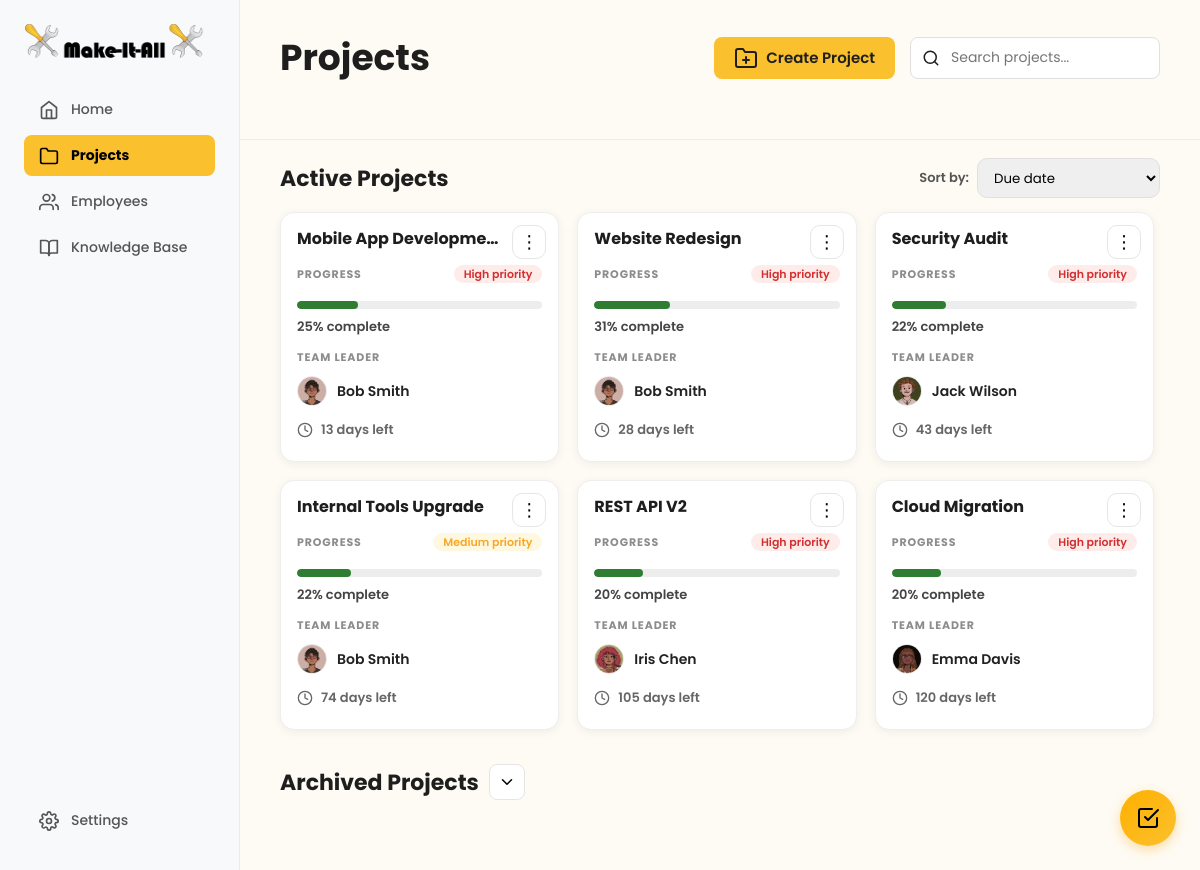
The page /user/project/projects-overview.php on the database its author committed.
### tables this page shows
CREATE TABLE projects (
    project_id INT AUTO_INCREMENT PRIMARY KEY,
    project_name VARCHAR(255) NOT NULL,
    description TEXT,
    created_by INT NOT NULL COMMENT 'Manager who created the project',
    team_leader_id INT NULL COMMENT 'Assigned team leader',
    start_date DATE NOT NULL,
    deadline DATE NOT NULL,
    estimated_completion_date DATE NULL COMMENT 'Calculated based on velocity',
    completed_date DATE NULL,
    status ENUM('planning', 'active', 'on_hold', 'completed', 'archived') DEFAULT 'active',
    priority ENUM('low', 'medium', 'high') DEFAULT 'medium',
    completion_percentage DECIMAL(5,2) DEFAULT 0.00,
    overdue_tasks_count INT DEFAULT 0,
    resource_level ENUM('sufficient', 'tight', 'under_resourced') DEFAULT 'sufficient',
    created_at TIMESTAMP DEFAULT CURRENT_TIMESTAMP,
    updated_at TIMESTAMP DEFAULT CURRENT_TIMESTAMP ON UPDATE CURRENT_TIMESTAMP,
    archived_at TIMESTAMP NULL,
    FOREIGN KEY (created_by) REFERENCES users(user_id) ON DELETE RESTRICT,
    FOREIGN KEY (team_leader_id) REFERENCES users(user_id) ON DELETE SET NULL,
    INDEX idx_status (status),
    INDEX idx_created_by (created_by),
    INDEX idx_team_leader (team_leader_id),
    INDEX idx_deadline (deadline),
    INDEX idx_priority (priority)
);

CREATE TABLE users (
    user_id INT AUTO_INCREMENT PRIMARY KEY,
    email VARCHAR(255) NOT NULL UNIQUE,
    password_hash VARCHAR(255) NULL COMMENT 'NULL for non-registered employees',
    is_registered BOOLEAN DEFAULT FALSE,
    first_name VARCHAR(100) NOT NULL,
    last_name VARCHAR(100) NOT NULL,
    profile_picture VARCHAR(255) DEFAULT '/default-avatar.png',
    role ENUM('manager', 'team_leader', 'team_member', 'technical_specialist') NOT NULL DEFAULT 'team_member',
    department VARCHAR(100),
    specialties TEXT COMMENT 'JSON array: ["Frontend", "React", "UX Design"]',
    manager_id INT NULL COMMENT 'Self-referencing FK - who manages this user',
    is_active BOOLEAN DEFAULT TRUE,
    last_login TIMESTAMP NULL,
    created_at TIMESTAMP DEFAULT CURRENT_TIMESTAMP,
    updated_at TIMESTAMP DEFAULT CURRENT_TIMESTAMP ON UPDATE CURRENT_TIMESTAMP,
    FOREIGN KEY (manager_id) REFERENCES users(user_id) ON DELETE SET NULL,
    INDEX idx_email (email),
    INDEX idx_role (role),
    INDEX idx_manager (manager_id),
    INDEX idx_is_registered (is_registered),
    INDEX idx_is_active (is_active)
);

### user/project/projects-overview.php (the view, shortened to what this page needs)
<?php
$database = new Database();
$db = $database->getConnection();
$isLoggedIn = isset($_SESSION['role'], $_SESSION['email'], $_SESSION['user_id']);
if (!$isLoggedIn) {
  $role = 'manager';
  $isManager = true;
  $currentUserId = 1;
} else {
  $role = $_SESSION['role'];
  $isManager = ($role === 'manager');
  $currentUserId = $_SESSION['user_id'];
}
function daysLeft(?string $estimated, ?string $deadline): ?int
{
  $target = $estimated ?: $deadline;
  $today = new DateTime('today');
  $targetDate = new DateTime($target);
  $diff = $today->diff($targetDate);
  return (int)$diff->format('%r%a');
}
$activeSql = "
  SELECT DISTINCT
    p.project_id,
    p.project_name,
    p.description,
    p.team_leader_id,
    p.status,
    p.priority,
    p.deadline,
    p.estimated_completion_date,
    -- live progress (doesn't rely on stored completion_percentage)
    COALESCE(tp.completion_percentage, 0) AS completion_percentage,
    u.first_name AS leader_first_name,
    u.last_name  AS leader_last_name,
    u.profile_picture AS leader_picture
  FROM projects p
  LEFT JOIN users u ON p.team_leader_id = u.user_id
  LEFT JOIN project_members pm ON pm.project_id = p.project_id
  --  task progress subquery (1 row per project)
  LEFT JOIN (
    SELECT
      project_id,
      ROUND(
        (SUM(CASE WHEN status = 'completed' THEN 1 ELSE 0 END) * 100.0) / NULLIF(COUNT(*), 0),
        2
      ) AS completion_percentage
    FROM tasks
    GROUP BY project_id
  ) tp ON tp.project_id = p.project_id
  WHERE p.status IN ('active','planning','on_hold','completed')
    AND p.status <> 'archived'
    AND (
      p.created_by = :uid
      OR p.team_leader_id = :uid
      OR pm.user_id = :uid
    )
  ORDER BY p.deadline ASC
";
$activeStmt = $db->prepare($activeSql);
$activeStmt->execute([':uid' => $currentUserId]);
$activeProjects = $activeStmt->fetchAll(PDO::FETCH_ASSOC);
?>
<!DOCTYPE html>
<html lang="en">
<head>
  <link rel="stylesheet" href="../dashboard.css">
  <link rel="stylesheet" href="projects-overview.css">
</head>
<body id="projects-overview-page">
  <?php include '../to-do/todo_widget.php'; ?>
  <div class="dashboard-container">
    <nav class="sidebar">
      <div class="nav-top">
        <div class="logo-container">
          <img src="../logo.png" alt="Make-It-All Logo" class="logo-icon">
        </div>
        <ul class="nav-main">
          <?php if ($role === 'manager' || $role === 'team_leader'): ?>
            <li><a href="../home/home.php"><i data-feather="home"></i>Home</a></li>
          <?php endif; ?>
          <li class="active-parent"><a href="projects-overview.php"><i data-feather="folder"></i>Projects</a></li>
          <?php if ($role === 'manager'): ?>
            <li><a href="../employees/employee-directory.php"><i data-feather="users"></i>Employees</a></li>
          <?php endif; ?>
          <li><a href="../knowledge-base/knowledge-base.html"><i data-feather="book-open"></i>Knowledge Base</a></li>
        </ul>
      </div>
      <div class="nav-footer">
        <ul>
          <li><a href="../settings.php"><i data-feather="settings"></i>Settings</a></li>
        </ul>
      </div>
    </nav>
    <main class="main-content">
      <header class="projects-header">
        <h1>Projects</h1>
        <div class="projects-controls">
          <?php if ($isManager): ?>
            <div>
              <a href="../home/create-project.php" class="create-new-project-button">
                <i data-feather="folder-plus"></i>
                Create Project
              </a>
            </div>
          <?php endif; ?>
          <div class="search-bar">
            <input type="text" id="project-search" placeholder="Search projects..." autocomplete="off">
          </div>
        </div>
      </header>
      <section class="projects-section" id="active-section">
        <div class="section-top">
          <h2 class="active-projects-title">Active Projects</h2>
          <div class="sort-wrap">
            <span class="sort-label">Sort by:</span>
            <select class="sort-dropdown" id="sortProjects">
              <option value="due">Due date</option>
            </select>
          </div>
        </div>
        <div class="projects-grid-scroll">
          <div class="projects-grid">
            <?php if (count($activeProjects) === 0): ?>
              <div class="empty-state">
                <i data-feather="inbox"></i>
                <p>No current active projects</p>
              </div>
            <?php else: ?>
              <?php foreach ($activeProjects as $p): ?>
                <?php
                $progress = (float)($p['completion_percentage'] ?? 0);
                $days = daysLeft($p['estimated_completion_date'] ?? null, $p['deadline'] ?? null);
                $leaderName = trim(($p['leader_first_name'] ?? '') . ' ' . ($p['leader_last_name'] ?? ''));
                $avatar = $p['leader_picture'] ?? '';
                $status = $p['status'] ?? '';
                if ($status === 'completed') {
                  $dateText = 'Completed';
                  $dateClass = 'days-pill is-completed';
                } elseif ($days === null) {
                  $dateText = 'No date set';
                  $dateClass = 'days-pill';
                } elseif ($days < 0) {
                  $dateText = abs($days) . ' days overdue';
                  $dateClass = 'days-pill is-overdue';
                } elseif ($days === 0) {
                  $dateText = 'Due today';
                  $dateClass = 'days-pill is-due';
                } else {
                  $dateText = $days . ' days left';
                  $dateClass = 'days-pill';
                }
                $priority = strtolower($p['priority'] ?? 'medium');
                ?>
                <article
                  class="project-card"
                  data-name="<?= strtolower(htmlspecialchars($p['project_name'])) ?>"
                  data-progress="<?= (int)$progress ?>"
                  data-deadline="<?= htmlspecialchars($p['deadline'] ?? '') ?>"
                  data-project-id="<?= htmlspecialchars($p['project_id'] ?? '') ?>"
                  data-deadline-text="<?= htmlspecialchars($dateText) ?>"
                  data-deadline-class="<?= htmlspecialchars($dateClass) ?>"
                  data-priority="<?= htmlspecialchars($priority) ?>"
                  data-description="<?= htmlspecialchars($p['description'] ?? '') ?>"
                  data-team-leader-id="<?= htmlspecialchars($p['team_leader_id'] ?? '') ?>"
                  data-team-leader-name="<?= htmlspecialchars($leaderName) ?>">
                  <?php if ($isManager): ?>
                    <div class="card-menu">
                      <button class="card-menu-btn" type="button" aria-label="Project actions">
                        ⋮
                      </button>
                    </div>
                  <?php endif; ?>
                  <h3 class="project-title"><?= htmlspecialchars($p['project_name']) ?></h3>
                  <div class="progress-head">
                    <span class="small-label">PROGRESS</span>
                    <span class="priority-pill priority-<?= htmlspecialchars($priority) ?>">
                      <?= ucfirst(htmlspecialchars($priority)) ?> priority
                    </span>
                  </div>
                  <div class="progress-track" aria-hidden="true">
                    <div class="progress-fill" style="width: <?= (int)round($progress) ?>%;"></div>
                  </div>
                  <div class="progress-text"><?= (int)round($progress) ?>% complete</div>
                  <div class="small-label leader-label">TEAM LEADER</div>
                  <div class="leader-row">
                    <?php if (!empty($avatar)): ?>
                      <img class="leader-avatar" src="<?= htmlspecialchars($avatar) ?>" alt="Leader pfp">
                    <?php else: ?>
                      <div class="leader-avatar leader-avatar--default" aria-hidden="true">
                        <i data-feather="user"></i>
                      </div>
                    <?php endif; ?>
                    <span class="leader-name"><?= htmlspecialchars($leaderName) ?></span>
                  </div>
                  <div class="card-footer">
                    <div class="<?= $dateClass ?>">
                      <i data-feather="clock"></i>
                      <span><?= htmlspecialchars($dateText) ?></span>
                    </div>
                  </div>
                </article>
              <?php endforeach; ?>
            <?php endif; ?>
          </div>
        </div>
      </section>
      <?php if ($isManager): ?>
        <section class="projects-section" id="archived-section">
          <div class="section-top">
            <div class="section-title-with-toggle">
              <h2>Archived Projects</h2>
              <button type="button" id="jumpToArchived" class="archive-jump-btn">
                <i data-feather="chevron-down"></i>
              </button>
            </div>
          </div>
        </section>
      <?php endif; ?>
    </main>
  </div>
</body>
</html>

### user/dashboard.css (style rules this page uses)
html, body { height: 100%; }
body { background: #FEFBF4; font-family: 'Poppins', sans-serif; margin: 0; height: 100vh; color: #1E1E1E; overflow: hidden; }
* { box-sizing: border-box; }
a { color: #1E1E1E; transition: color 0.2s ease; }
.dashboard-container { display: flex; width: 100%; height: 100vh; }
.sidebar { width: 240px; flex-shrink: 0; background: #F8F9FA; padding: 24px; display: flex; flex-direction: column; justify-content: space-between; border-right: 1px solid #EAECEE; }
.logo-container { display: flex; align-items: center; gap: 8px; font-size: 20px; font-weight: 700; margin-bottom: 30px; }
.logo-icon { width: 180px; height: 35px; }
.sidebar ul { list-style: none; padding: 0; margin: 0; }
.sidebar ul a { display: flex; align-items: center; gap: 12px; padding: 10px 15px; text-decoration: none; color: #555; font-weight: 500; border-radius: 8px; margin-bottom: 5px; font-size: 14px; }
.sidebar ul a svg { width: 20px; height: 20px; }
.sidebar ul.nav-main>li.active-parent>a { background: #FBC02D; color: black; font-weight: 700; }
.main-content { flex: 1; padding: 0; display: flex; flex-direction: column; min-height: 0; overflow-y: auto; height: 100vh; }

### rows shown on the page
projects: project_name "Mobile App Developme…", priority "High", progress "25", team_leader.profile_picture (picture), team_leader.last_name "Bob Smith", dateText "13 days left"
projects: project_name "Website Redesign", priority "High", progress "31", team_leader.profile_picture (picture), team_leader.last_name "Bob Smith", dateText "28 days left"
projects: project_name "Security Audit", priority "High", progress "22", team_leader.profile_picture (picture), team_leader.last_name "Jack Wilson", dateText "43 days left"
projects: project_name "Internal Tools Upgrade", priority "Medium", progress "22", team_leader.profile_picture (picture), team_leader.last_name "Bob Smith", dateText "74 days left"
projects: project_name "REST API V2", priority "High", progress "20", team_leader.profile_picture (picture), team_leader.last_name "Iris Chen", dateText "105 days left"
projects: project_name "Cloud Migration", priority "High", progress "20", team_leader.profile_picture (picture), team_leader.last_name "Emma Davis", dateText "120 days left"
